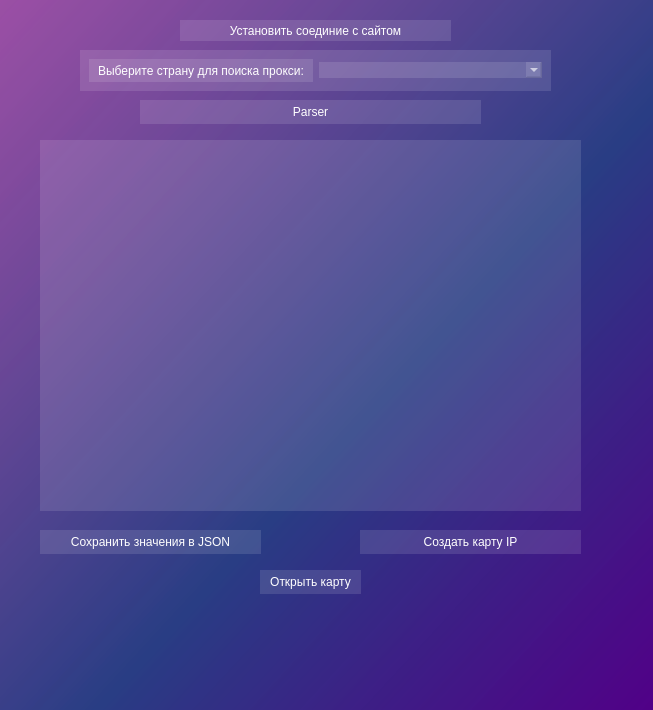
<?xml version="1.0" encoding="UTF-8"?>
<ui version="4.0">
 <class>MainWindow</class>
 <widget class="QMainWindow" name="MainWindow">
  <property name="geometry">
   <rect>
    <x>0</x>
    <y>0</y>
    <width>653</width>
    <height>710</height>
   </rect>
  </property>
  <property name="windowTitle">
   <string>parser App</string>
  </property>
  <property name="styleSheet">
   <string notr="true">background-color: qlineargradient(spread:pad, x1:1, y1:1, x2:0, y2:0, stop:0 rgba(81, 0, 135, 255), stop:0.427447 rgba(41, 61, 132, 235), stop:1 rgba(155, 79, 165, 255));

</string>
  </property>
  <widget class="QWidget" name="centralwidget">
   <widget class="QPushButton" name="pushButton">
    <property name="geometry">
     <rect>
      <x>180</x>
      <y>20</y>
      <width>271</width>
      <height>21</height>
     </rect>
    </property>
    <property name="styleSheet">
     <string notr="true">background-color: rgba(255, 255, 255, 30);
border: 4px rgba(255, 255, 255, 40);
border-raduis: 7px;
color: rgb(255, 255, 255);</string>
    </property>
    <property name="text">
     <string>Установить соединие с сайтом</string>
    </property>
   </widget>
   <widget class="QTableView" name="tableView">
    <property name="enabled">
     <bool>true</bool>
    </property>
    <property name="geometry">
     <rect>
      <x>40</x>
      <y>140</y>
      <width>541</width>
      <height>371</height>
     </rect>
    </property>
    <property name="styleSheet">
     <string notr="true">background-color: rgba(255, 255, 255, 30);
border: 4px rgba(255, 255, 255, 40);
border-raduis: 7px;
color: rgb(0, 0, 0);</string>
    </property>
   </widget>
   <widget class="QPushButton" name="pushButton_2">
    <property name="geometry">
     <rect>
      <x>140</x>
      <y>100</y>
      <width>341</width>
      <height>24</height>
     </rect>
    </property>
    <property name="styleSheet">
     <string notr="true">background-color: rgba(255, 255, 255, 30);
border: 4px rgba(255, 255, 255, 40);
border-raduis: 7px;
color: rgb(255, 255, 255);</string>
    </property>
    <property name="text">
     <string>Parser</string>
    </property>
   </widget>
   <widget class="QFrame" name="frame">
    <property name="geometry">
     <rect>
      <x>80</x>
      <y>50</y>
      <width>471</width>
      <height>41</height>
     </rect>
    </property>
    <property name="styleSheet">
     <string notr="true">background-color: rgba(255, 255, 255, 30);
border: 4px rgba(255, 255, 255, 40);
border-raduis: 7px;
color: rgb(255, 255, 255);</string>
    </property>
    <layout class="QHBoxLayout" name="horizontalLayout">
     <item>
      <widget class="QLabel" name="label">
       <property name="styleSheet">
        <string notr="true">background-color: rgba(255, 255, 255, 30);
border: 4px rgba(255, 255, 255, 40);
border-raduis: 7px;
color: rgb(255, 255, 255);</string>
       </property>
       <property name="text">
        <string>Выберите страну для поиска прокси:</string>
       </property>
       <property name="alignment">
        <set>Qt::AlignCenter</set>
       </property>
      </widget>
     </item>
     <item>
      <widget class="QComboBox" name="comboBox">
       <property name="styleSheet">
        <string notr="true">background-color: rgba(255, 255, 255, 30);
border: 4px rgba(255, 255, 255, 40);
border-raduis: 7px;
color: rgb(255, 255, 255);</string>
       </property>
      </widget>
     </item>
    </layout>
   </widget>
   <widget class="QPushButton" name="pushButton_3">
    <property name="geometry">
     <rect>
      <x>40</x>
      <y>530</y>
      <width>221</width>
      <height>24</height>
     </rect>
    </property>
    <property name="styleSheet">
     <string notr="true">background-color: rgba(255, 255, 255, 30);
border: 4px rgba(255, 255, 255, 40);
border-raduis: 7px;
color: rgb(255, 255, 255);</string>
    </property>
    <property name="text">
     <string>Сохранить значения в JSON</string>
    </property>
   </widget>
   <widget class="QPushButton" name="pushButton_4">
    <property name="geometry">
     <rect>
      <x>360</x>
      <y>530</y>
      <width>221</width>
      <height>24</height>
     </rect>
    </property>
    <property name="styleSheet">
     <string notr="true">background-color: rgba(255, 255, 255, 30);
border: 4px rgba(255, 255, 255, 40);
border-raduis: 7px;
color: rgb(255, 255, 255);</string>
    </property>
    <property name="text">
     <string>Создать карту IP</string>
    </property>
   </widget>
   <widget class="QPushButton" name="pushButton_5">
    <property name="geometry">
     <rect>
      <x>260</x>
      <y>570</y>
      <width>101</width>
      <height>24</height>
     </rect>
    </property>
    <property name="styleSheet">
     <string notr="true">background-color: rgba(255, 255, 255, 30);
border: 4px rgba(255, 255, 255, 40);
border-raduis: 7px;
color: rgb(255, 255, 255);</string>
    </property>
    <property name="text">
     <string>Открыть карту</string>
    </property>
   </widget>
  </widget>
 </widget>
 <resources/>
 <connections/>
</ui>
